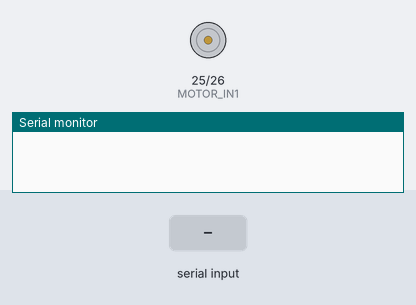
A sketch run on a simulated ESP32. Parts: motor-driver pin pairs drawn as motors (green arrow = first pin HIGH = forward, orange = second pin HIGH = backward, longer = more drive), the last lines printed to the serial monitor. Inputs (shaded band) come from the test bench.

Above: at 1.2 s.
1.3 s: "a" received over Serial
At 2.65 s:
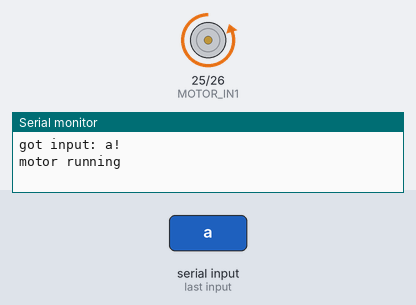
4.3 s: "1" received over Serial
At 5.36 s:
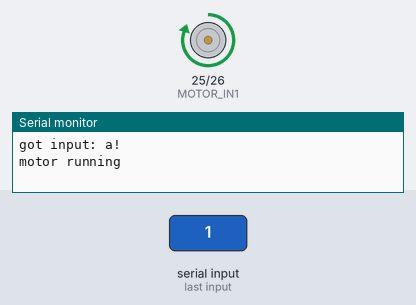
Timing chart, 0 to 8.1 s (numbered marks = the images above; inputs shaded):
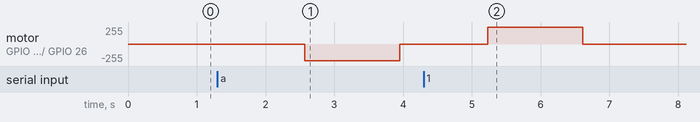

The sketch:

motor_example.ino
```cpp
#define MOTOR_IN1 25
#define MOTOR_IN2 26
char receivedChar;
boolean startMotor = false;

void setup() {
  Serial.begin(9600);
  pinMode(MOTOR_IN1, OUTPUT);
  pinMode(MOTOR_IN2, OUTPUT);
}

void loop() {
  recvOneChar();
  // ramp up forward
  if(startMotor) {
    startMotor = false;
    Serial.println("motor running");
    digitalWrite(MOTOR_IN1, LOW);
    for (int i=0; i<255; i++) {
      analogWrite(MOTOR_IN2, i);
      delay(5);
    }

    // forward full speed for one second
    delay(100);

    // ramp down forward
    for (int i=255; i>=0; i--) {
      analogWrite(MOTOR_IN2, i);
      delay(5);
    }

    // ramp up backward
    digitalWrite(MOTOR_IN2, LOW);
    for (int i=0; i<255; i++) {
      analogWrite(MOTOR_IN1, i);
      delay(5);
    }

    // backward full speed for one second
    delay(100);

    // ramp down backward
    for (int i=255; i>=0; i--) {
      analogWrite(MOTOR_IN1, i);
      delay(5);
    }

  }
}


void recvOneChar() {
    if (Serial.available() > 0) {
        receivedChar = Serial.read();
        if(receivedChar == 'a') {
          startMotor = true;
        }
        Serial.print("got input: ");
        Serial.print(receivedChar);
        Serial.println("!");
    }
}
```

Measured:
- after the input at 1.3 s, motor on GPIO 25 (MOTOR_IN1) / GPIO 26 (MOTOR_IN2): stopped → backward 254/255 after 1.3 s, → stopped 1.4 s later
